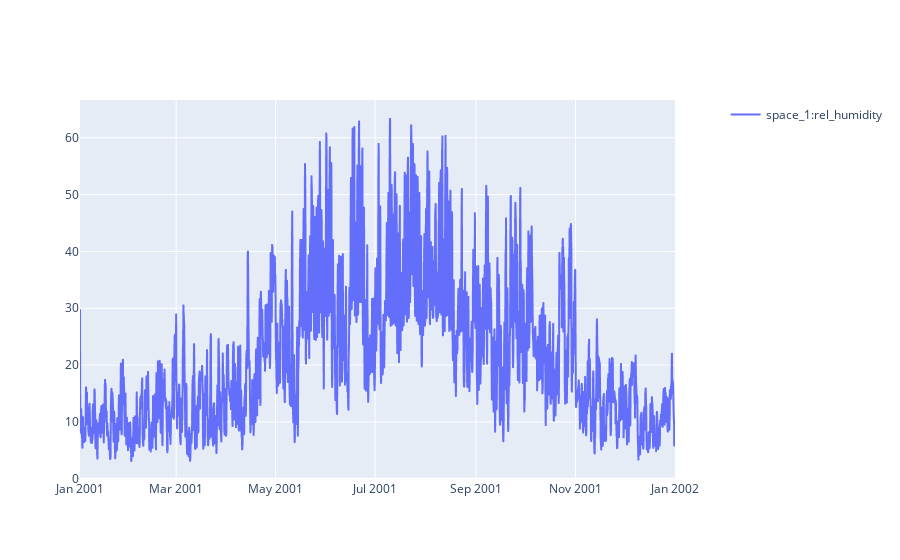

The notebook cell saved with this chart:
### Code cell
sim.plot(pro.dates(),[pro.component("space_1").variable("rel_humidity")])

### Figure 1 — Plotly figure (JSON) as saved in the notebook; plotly's stock layout.template omitted (floating-point values rounded to 4 significant figures; data arrays with more than 128 entries replaced by an {"elided": "..."} marker saying what was removed)
{"data": [{"hovertemplate": "date=%{x}<br>space_1:rel_humidity=%{y}<extra></extra>", "legendgroup": "", "line": {"dash": "solid"}, "marker": {"symbol": "circle"}, "mode": "lines", "name": "space_1:rel_humidity", "showlegend": true, "type": "scattergl", "x": {"elided": "8760 str values"}, "xaxis": "x", "y": {"elided": "8760 float values"}, "yaxis": "y"}], "layout": {"xaxis": {"anchor": "y", "domain": [0, 0.94]}, "yaxis": {"anchor": "x", "domain": [0, 1]}, "yaxis2": {"anchor": "x", "overlaying": "y", "side": "right"}}}
